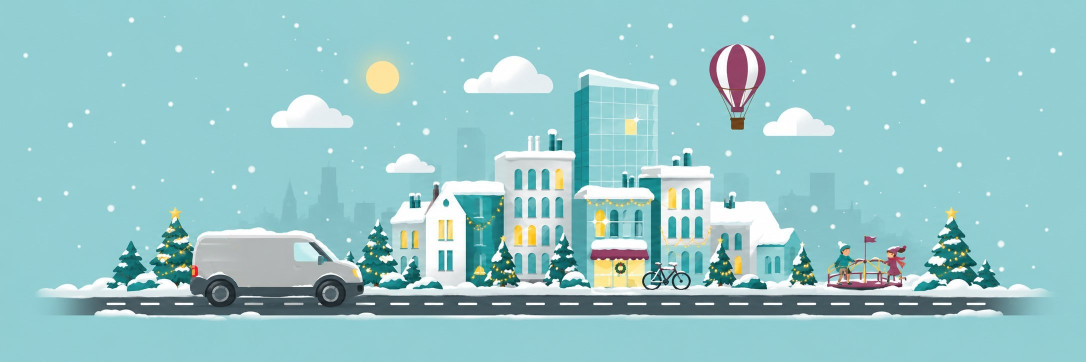
#> input picture bilder/hero-scene-vinter.jpg, 2172 x 724 px, found by its file name (shown at 1/2 size)
$ python jul-varebil-logo.py
#> lines starting #> are read from the running program, lines starting #| are printed output that depends on the picture; pictures that were not available may be replaced by others from this repository, and a replacement may not be noted
#!/usr/bin/env python3
"""Lager jul2026/bilder/jul-oslo-vinter.{jpg,png} og jul-stavanger-vinter.{jpg,png}: vinterbildene med CleanUnit-logoen
på varebilens side. Forsiden legger logoen oppå bildet med CSS (.hero__scene-merke: left 19,4 %, top 68 %, width 5,5 %),
så de blanke bildene i bilder/ er uendret; her tegnes logoen inn permanent, slik at Word-bildet får den også.
Samme plassering som i CSS, målt mot bildet (2172 × 724). Logoen er bilder/logo-cleanunit-varebil-full.svg.
Kjør: python3 verktoy/jul-varebil-logo.py"""
import subprocess, tempfile
from pathlib import Path
from PIL import Image

UT = Path('jul2026/bilder')
LOGO = Path('bilder/logo-cleanunit-varebil-full.svg')
BILDER = [('bilder/hero-scene-vinter.jpg', 'jul-oslo-vinter'), ('bilder/hero-stavanger-vinter.jpg', 'jul-stavanger-vinter')]
VENSTRE, TOPP, BREDDE = 0.194, 0.68, 0.055     # andeler av bildet, fra CSS


def logo_png(bredde_px):
    """Rasteriserer logoen 4× for skarphet med gjennomsiktig bakgrunn, og returnerer den nedskalert til bredde_px."""
    w = bredde_px * 4
    h = round(w * 244 / 626)
    with tempfile.TemporaryDirectory() as tmp:
        side = Path(tmp) / 'logo.html'
        side.write_text(f'<html><body style="margin:0;background:transparent"><img src="file://{LOGO.resolve()}" width="{w}" height="{h}" style="display:block"></body></html>')
        png = Path(tmp) / 'logo.png'
        subprocess.run(['google-chrome', '--headless=new', '--no-sandbox', '--hide-scrollbars',
                        f'--screenshot={png}', f'--window-size={w},{h}', '--default-background-color=00000000',
                        f'file://{side}'], check=True, capture_output=True)
        im = Image.open(png).convert('RGBA')
    return im.resize((bredde_px, round(bredde_px * 244 / 626)), Image.LANCZOS)


UT.mkdir(parents=True, exist_ok=True)
for kilde, navn in BILDER:
    bilde = Image.open(kilde).convert('RGB')
#> bilde is the input picture: PIL image 2172x724 RGB; mean R, G, B 148.1, 197.7, 200.5
    b, h = bilde.size
#> b = 2172; h = 724
    logo = logo_png(round(b * BREDDE))
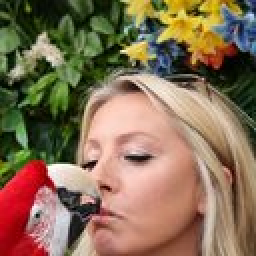
#> input picture bilder/ansatt-monika.jpg, 128 x 128 px, given in place of logo.png, which was not available (shown 2 times larger)
#> in logo_png, `return im.resize((bredde_px, round(bredde_px * 244 / 626)), Image.LANC..`:
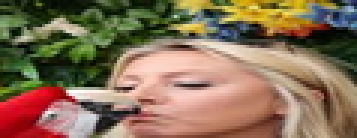
#> returned value: PIL image 119x46 RGBA (shown 3 times larger); mean R, G, B, A 135.3, 111.4, 85.8, 255
    bilde.paste(logo, (round(b * VENSTRE), round(h * TOPP)), logo)
    bilde.save(UT / f'{navn}.png', optimize=True)
    bilde.save(UT / f'{navn}.jpg', quality=92, optimize=True)
    print(navn, bilde.size, 'logo', logo.size)
#| jul-oslo-vinter (2172, 724) logo (119, 46)
#> pass 2 of the loop `for kilde, navn in BILDER:`:
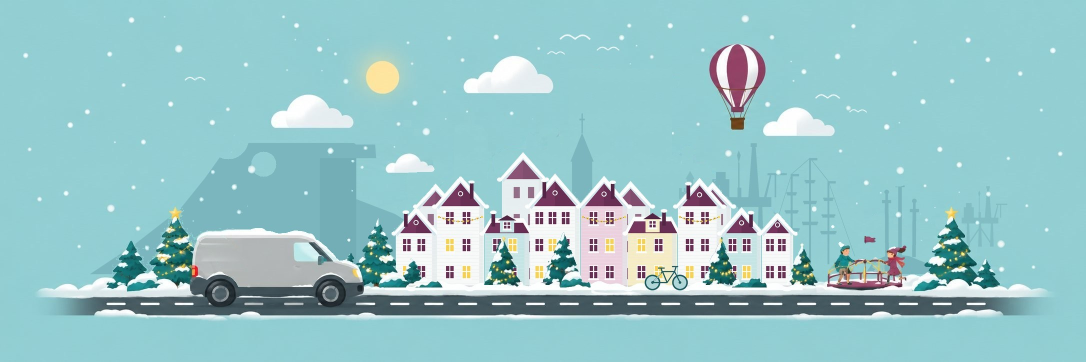
#> input picture bilder/hero-stavanger-vinter.jpg, 2172 x 724 px, found by its file name (shown at 1/2 size)
#> bilde is the input picture: PIL image 2172x724 RGB; mean R, G, B 150.3, 196.9, 200.8
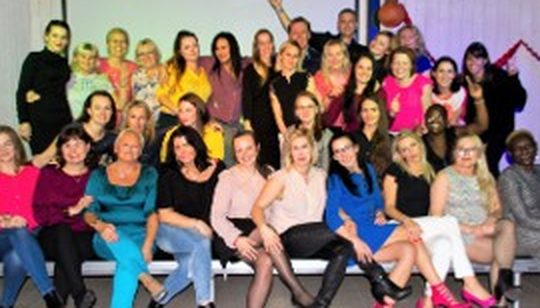
#> input picture bilder/ansatte-1.jpg, 540 x 308 px, given in place of logo.png, which was not available
#> im: PIL image 540x308 RGBA
#> in logo_png (call 2), `return im.resize((bredde_px, round(bredde_px * 244 / 626)), Image.LANC..`:
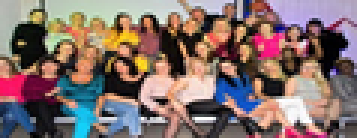
#> returned value: PIL image 119x46 RGBA (shown 3 times larger); mean R, G, B, A 130.9, 110.5, 107.6, 255
#| jul-stavanger-vinter (2172, 724) logo (119, 46)
